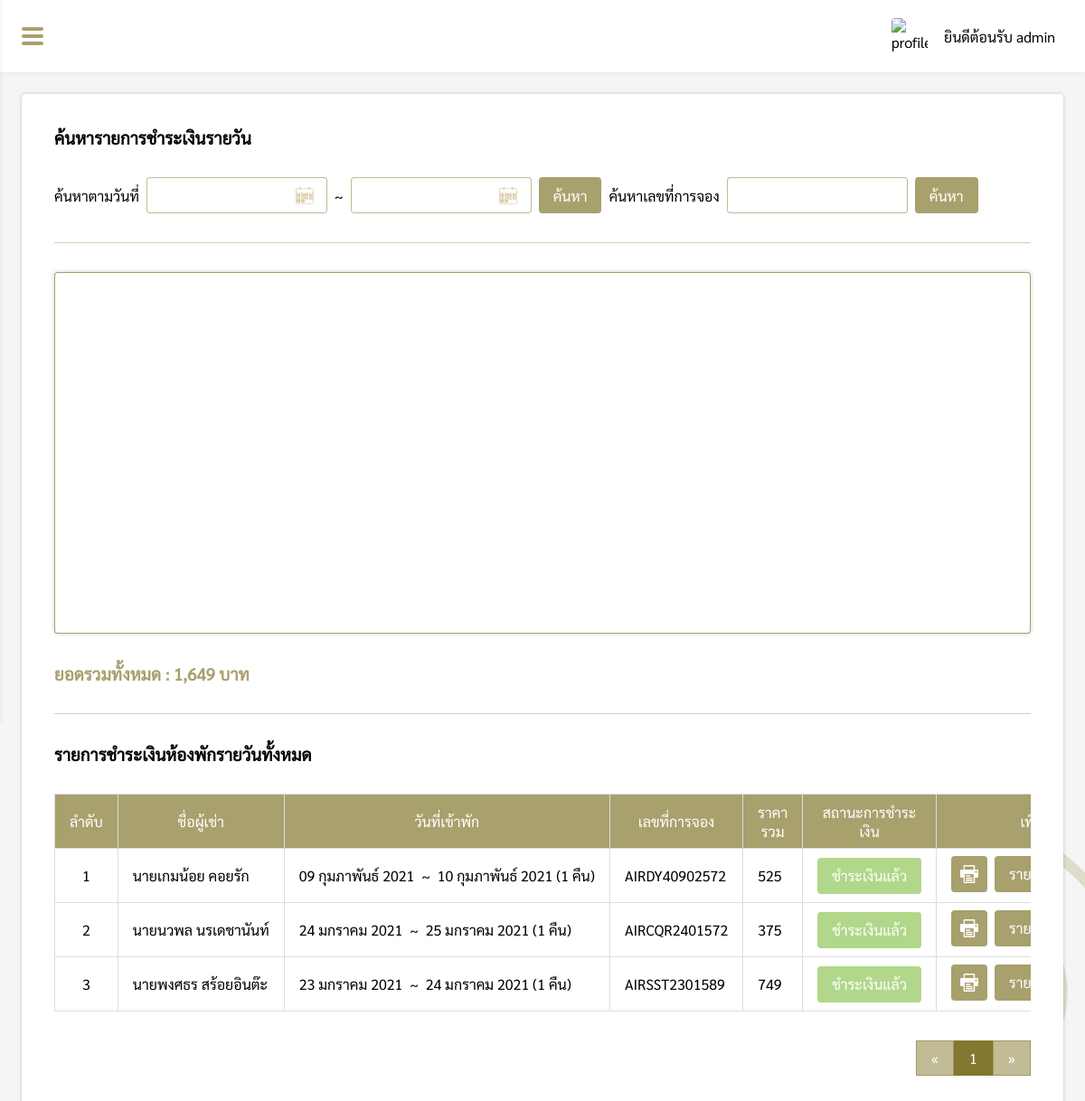
The app's page /pages/manage/dailyCost/index.php (signed in), older data.
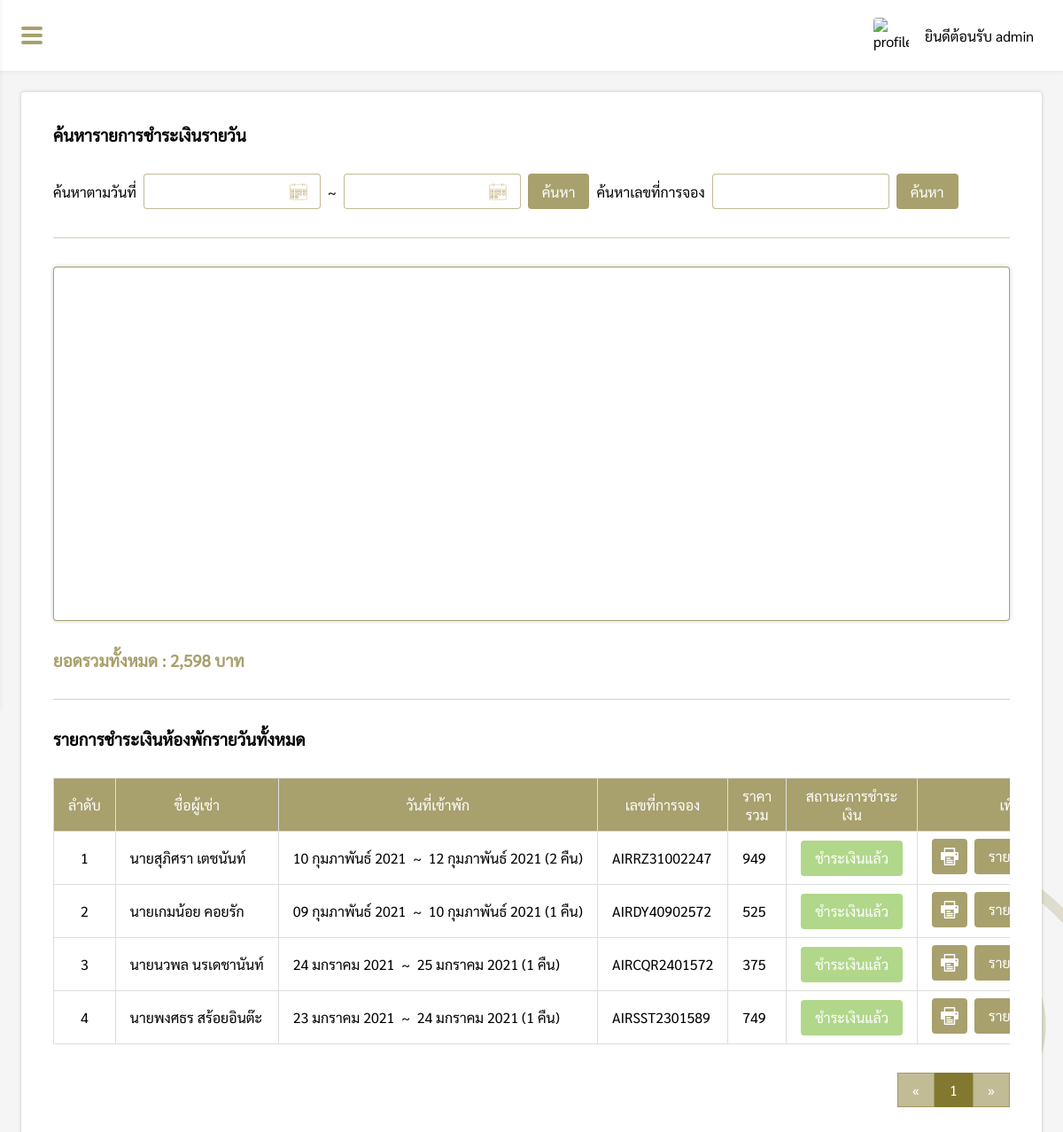
The same page, newer data.
### tables this page shows
CREATE TABLE `dailycost` (
  `dailycost_id` int(11) NOT NULL,
  `code` varchar(13) NOT NULL,
  `damages` float(11,2) DEFAULT NULL,
  `total_allprice` float(11,2) NOT NULL,
  `pay_status` varchar(20) NOT NULL,
  `pay_img` varchar(100) DEFAULT NULL,
  `payafter_d_img` varchar(100) DEFAULT NULL
);

CREATE TABLE `daily` (
  `daily_id` int(11) NOT NULL,
  `name_title` varchar(10) NOT NULL,
  `firstname` varchar(200) NOT NULL,
  `lastname` varchar(200) NOT NULL,
  `id_card` varchar(200) NOT NULL,
  `email` varchar(200) NOT NULL,
  `tel` varchar(200) NOT NULL,
  `code` varchar(200) NOT NULL,
  `check_in` varchar(200) NOT NULL,
  `check_out` varchar(200) NOT NULL,
  `night` int(2) NOT NULL,
  `people` int(2) NOT NULL,
  `air_room` int(2) NOT NULL,
  `fan_room` int(2) NOT NULL,
  `daily_status` varchar(200) NOT NULL,
  `total_room_price` float(11,2) NOT NULL,
  `vat` float(11,2) NOT NULL,
  `total_price` float(11,2) NOT NULL,
  `payment_price` float(11,2) NOT NULL,
  `payment_img` varchar(200) DEFAULT NULL,
  `warning_date` varchar(20) DEFAULT NULL,
  `room_select` varchar(200) DEFAULT NULL
);

### pages/manage/dailyCost/index.php (the view, shortened to what the changed rows need)
<?php
if($_SESSION['level'] == 'admin' || $_SESSION['level'] == 'employee'){
    include("../../connection.php");
    $check_in = @$_REQUEST['check_in'];
    $check_out = @$_REQUEST['check_out'];
    $code = @$_REQUEST['code'];
    function DateThai($strDate)
    {
        $strYear = date("Y",strtotime($strDate));
        $strMonth= date("n",strtotime($strDate));
        $strDay= date("d",strtotime($strDate));
        $strMonthCut = Array("","มกราคม", "กุมภาพันธ์", "มีนาคม","เมษายน", "พฤษภาคม", "มิถุนายน", "กรกฎาคม","สิงหาคม", "กันยายน", "ตุลาคม", "พฤศจิกายน", "ธันวาคม");
        $strMonthThai=$strMonthCut[$strMonth];
        return "$strDay $strMonthThai $strYear";
    }
    if($check_in != "" && $check_out != ""){
        $query = "SELECT * FROM (SELECT b.check_in ,SUM(a.total_allprice) as daily_price FROM dailycost a INNER JOIN daily b ON a.dailycost_id = b.daily_id WHERE ((check_in BETWEEN '$check_in' AND '$check_out') OR (check_out BETWEEN '$check_in' AND '$check_out') OR ('$check_in' BETWEEN check_in AND check_out) OR ('$check_out' BETWEEN check_in AND check_out )) GROUP BY b.check_in ORDER BY b.check_in DESC LIMIT 5) sub ORDER BY check_in ASC";
    }else{
        $query = "SELECT * FROM (SELECT b.check_in ,SUM(a.total_allprice) as daily_price FROM dailycost a INNER JOIN daily b ON a.dailycost_id = b.daily_id GROUP BY b.check_in ORDER BY b.check_in DESC LIMIT 5) sub ORDER BY check_in ASC";
    }
    $query_result = mysqli_query($conn, $query);
    $datax = array();
    foreach ($query_result as $k) {
        $datax[] = "['".DateThai($k['check_in'])."'".", ".$k['daily_price']."]";
    }
    $datax = implode(",", $datax);
?>
<!DOCTYPE html>
<html lang="en">
<head>
    <link rel="stylesheet" href="../../../css/dailyCost.css">
    <link rel="stylesheet" href="../../../css/my-style.css">
    <link rel="stylesheet" href="../../../css/navbar.css">
</head>
<body>
    <?php include("../../../components/sidebar.php"); ?>
    <div class="box">
        <div id="box-padding" style="padding:24px;">
            <div class="dailycost-box">
                <h3>ค้นหารายการชำระเงินรายวัน</h3>
                <div class="search">
                    <label class="search-topic" style="padding:10px 8px 0 0;">ค้นหาตามวันที่</label>
                    <div class="from-box" style="position:relative;">
                        <input type="text" class="roundtrip-input" id="check_in"
                            value="<?php if(isset($check_in)){ echo DateThai($check_in); } ?>">
                    </div>
                    <label class="to-text" style="padding:10px 8px 0 8px;">~</label>
                    <div class="to-box" style="position:relative;">
                        <input type="text" class="roundtrip-input" id="check_out"
                            value="<?php if(isset($check_out)){ echo DateThai($check_out); } ?>">
                    </div>
                    <button class="search-btn" type="button" id="searchDate">ค้นหา</button>
                    <label class="searchcode-topic" style="padding:10px 8px 0 0;">ค้นหาเลขที่การจอง</label>
                    <div class="searchcode-box" >
                        <input type="text" id="code" value="<?php echo $code?>">
                    </div>
                    <button class="searchcode-btn" type="button" id="searchCode">ค้นหา</button>
                </div>
                <div class="hr"></div>
                <div class="card">
                    <?php
                    if(strlen($datax) != 0){
                    ?>
                    <div id="curve_chart" class="chart"></div>
                    <?php
                    }else{
                        echo "<p style='margin:auto;'>ไม่มีข้อมูล</p>";
                    }
                    ?>
                </div>
                <div style="padding-top:32px;">
                    <?php
                    if(isset($check_in) && isset($check_out)){
                        $search_totalprice = mysqli_query($conn, "SELECT SUM(a.total_allprice) as allprice FROM dailycost a INNER JOIN daily b ON a.dailycost_id = b.daily_id WHERE ((check_in BETWEEN '$check_in' AND '$check_out') OR (check_out BETWEEN '$check_in' AND '$check_out') OR ('$check_in' BETWEEN check_in AND check_out) OR ('$check_out' BETWEEN check_in AND check_out ))");
                    }else{
                        $search_totalprice = mysqli_query($conn, "SELECT SUM(total_allprice) as allprice FROM dailycost");
                    }
                    $result_totalprice = mysqli_fetch_assoc($search_totalprice);
                    ?>
                    <h3 style="color: rgb(131, 120, 47, 0.7);">ยอดรวมทั้งหมด : <?php echo number_format($result_totalprice["allprice"]); ?> บาท</h3>
                </div>
                <div class="hr"></div>
                <?php
                $perpage = 10;
                if(isset($_GET['page'])){
                    $page = $_GET['page'];
                }else{
                    $page = 1;
                }
                $start = ($page - 1) * $perpage;
                $num = $start + 1;
                if(isset($check_in) && isset($check_out)){
                    $sql = "SELECT a.*, b.* FROM dailycost a INNER JOIN daily b ON a.dailycost_id = b.daily_id WHERE (check_in BETWEEN '$check_in' AND '$check_out') OR (check_out BETWEEN '$check_in' AND '$check_out') OR ('$check_in' BETWEEN check_in AND check_out) OR ('$check_out' BETWEEN check_in AND check_out ) ORDER BY dailycost_id DESC LIMIT {$start} , {$perpage}";
                }else if(isset($code)){
                    $sql = "SELECT a.*, b.* FROM dailycost a INNER JOIN daily b ON a.dailycost_id = b.daily_id WHERE a.code = '$code' ORDER BY dailycost_id DESC";
                }else{
                    $sql = "SELECT a.*, b.* FROM dailycost a INNER JOIN daily b ON a.dailycost_id = b.daily_id ORDER BY dailycost_id DESC LIMIT {$start} , {$perpage}";
                }
                $result = $conn->query($sql);
                if(isset($code)){
                    echo "<h3>ผลลัพธ์การค้นหา : $code</h3>";
                }else{
                    echo "<h3>รายการชำระเงินห้องพักรายวันทั้งหมด</h3>";
                }
                if ($result->num_rows > 0) {
                ?>
                <div style="overflow-x: auto;overflow-y: hidden;">
                    <table>
                        <tr>
                            <th>ลำดับ</th>
                            <th>ชื่อผู้เช่า</th>
                            <th>วันที่เข้าพัก</th>
                            <th>เลขที่การจอง</th>
                            <th>ราคารวม</th>
                            <th>สถานะการชำระเงิน</th>
                            <th>เพิ่มเติม</th>
                        </tr>
                        <?php
                            while($row = $result->fetch_assoc()) {
                            $calculate = strtotime($row["check_out"]) - strtotime($row["check_in"]);
                            $night = floor($calculate / 86400);
                        ?>
                        <tr>
                            <td><?php echo $num; ?></td>
                            <td><?php echo $row["name_title"].$row['firstname'] ." " .$row['lastname']; ?></td>
                            <td><?php echo DateThai($row['check_in']) ."&nbsp; ~ &nbsp;" .DateThai($row['check_out'])." (".$night." คืน)"; ?>
                            </td>
                            <td><?php echo $row['code']; ?></td>
                            <td><?php echo number_format($row['total_allprice']); ?></td>
                            <td><button class="status-success"><?php echo $row['pay_status']; ?></button></td>
                            <td>
                                <div class="option-grid">
                                    <a href="receipt_deposit_back.php?code=<?php echo $row["code"]; ?>" target="_blank"><button type="button" class="print" title="ใบเสร็จคืนค่ามัดจำคีย์การ์ด"></button></a>
                                    <a href="dailyCostDetail.php?dailycost_id=<?php echo $row['dailycost_id']; ?>"><button>รายละเอียด</button></a>
                                </div>
                            </td>
                        </tr>
                        <?php $num++; } ?>
                    </table>
                </div>
                <?php
                    $sql2 = "SELECT * FROM dailycost";
                    $query2 = mysqli_query($conn, $sql2);
                    $total_record = mysqli_num_rows($query2);
                    $total_page = ceil($total_record / $perpage);
                    ?>
                <div style="display:flex;justify-content:flex-end">
                    <div class="pagination">
                        <a href="index.php?page=1">&laquo;</a>
                        <?php for($i=1;$i<=$total_page;$i++){ ?>
                        <a href="index.php?page=<?php echo $i; ?>"  <?php if($page == $i){ echo "style='background-color: rgb(131, 120, 47, 1);color:#fff;'"; }?>><?php echo $i; ?></a>
                        <?php } ?>
                        <a href="index.php?page=<?php echo $total_page; ?>"  <?php if($page == $i){ echo "style='background-color: rgb(131, 120, 47, 1);color:#fff;'"; }?>>&raquo;</a>
                    </div>
                </div>
                <?php
                }else{
                    echo "<div style='padding-top:32px;'>ไม่มีรายการชำระเงินเช่ารายวัน</div>";
                }
                ?>
            </div>
        </div>
    </div>
</body>
</html>
<?php
}else{
    Header("Location: ../../login.php");
}
?>

Row changes from the older to the newer data that the page shows:
added dailycost: daily.name_title "นาย", daily.firstname "สุภิศรา", daily.lastname "เตชนันท์", daily.check_in "10 กุมภาพันธ์ 2021", daily.check_out "12 กุมภาพันธ์ 2021", daily.check_out+check_in "2", daily.code "AIRRZ31002247", total_allprice "949", pay_status "ชำระเงินแล้ว"
Text that changed along with them:
$result_totalprice["allprice"]: "1,649" → "2,598"
